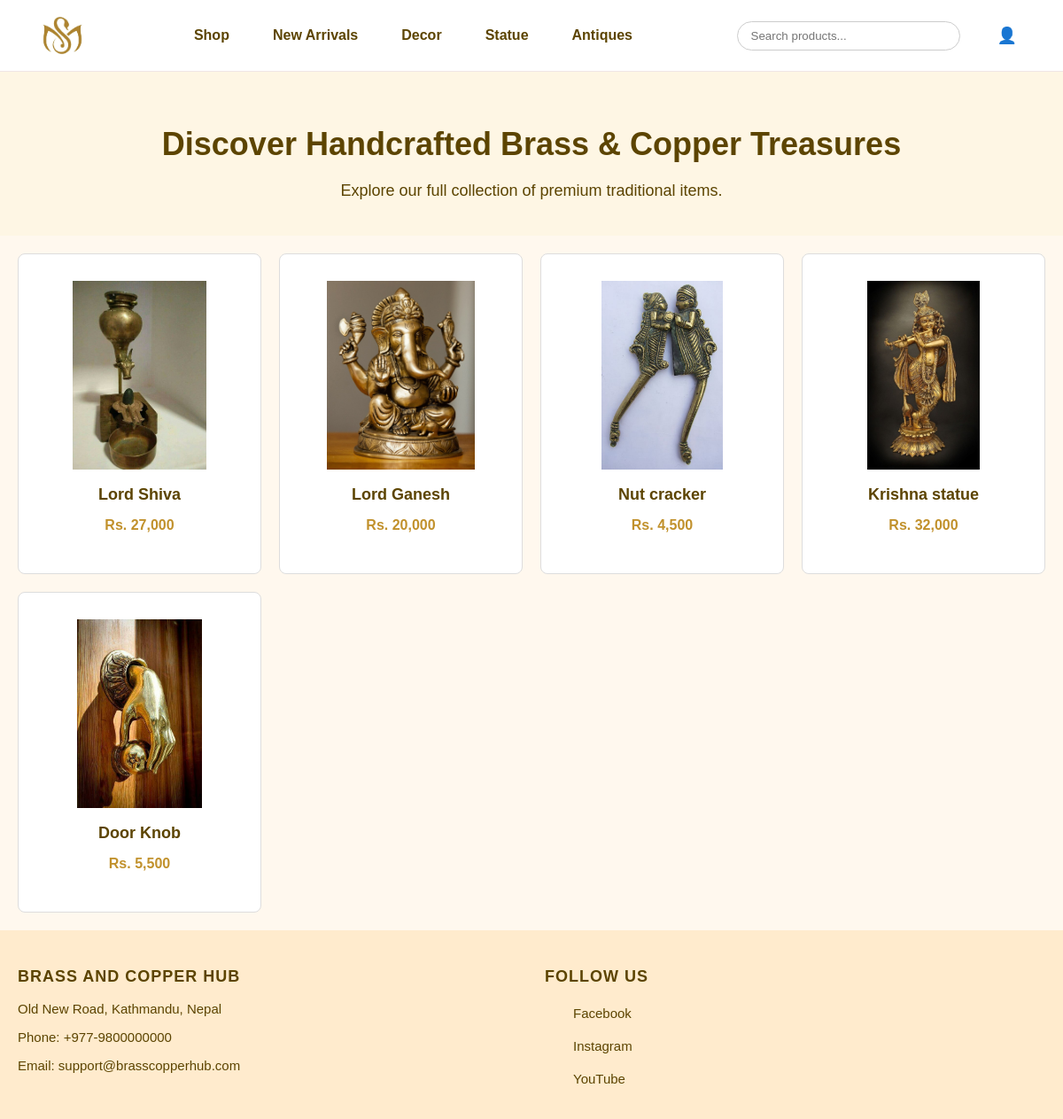
The page /shop.php on the database its author committed.
### tables this page shows
CREATE TABLE `products` (
  `id` int(11) NOT NULL,
  `name` varchar(100) NOT NULL,
  `description` text DEFAULT NULL,
  `price` decimal(10,2) NOT NULL,
  `image` varchar(255) DEFAULT NULL,
  `category_id` int(11) DEFAULT NULL
);

### shop.php (the view, shortened to what this page needs)
<?php
include 'db.php';
$sql = "SELECT * FROM products ORDER BY id DESC";
$result = $conn->query($sql);
?>
<!DOCTYPE html>
<html lang="en">
<head>
  <link rel="stylesheet" href="shop.css" />
  <link rel="stylesheet" href="style.css" />
</head>
<body>
<?php include 'navbar.php'; ?>
<section class="shop-hero">
  <h1>Discover Handcrafted Brass & Copper Treasures</h1>
  <p>Explore our full collection of premium traditional items.</p>
</section>
<div class="container">
  <section class="product-grid">
    <?php if ($result->num_rows > 0): ?>
      <?php while ($product = $result->fetch_assoc()): ?>
        <div class="product-card"
          data-name="<?php echo htmlspecialchars($product['name']); ?>"
          data-price="<?php echo $product['price']; ?>"
          data-description="<?php echo htmlspecialchars($product['description']); ?>"
          data-image="image/<?php echo htmlspecialchars($product['image']); ?>"
          data-id="<?php echo $product['id']; ?>"
          onclick="openModal(this)">
          <div class="product-image-wrapper">
          <img src="image/<?php echo htmlspecialchars($product['image']); ?>" alt="<?php echo htmlspecialchars($product['name']); ?>">
      </div>
          <h3><?php echo htmlspecialchars($product['name']); ?></h3>
          <p class="price">Rs. <?php echo number_format($product['price']); ?></p>
        </div>
      <?php endwhile; ?>
    <?php else: ?>
      <p>No products available.</p>
    <?php endif; ?>
  </section>
</div>
<?php include 'footer.php'; ?>
</body>
</html>

### shop.css (style rules this page uses)
body { margin: 0; font-family: Arial, sans-serif; background-color: #fff8ee; color: #5c4400; font-size: 18px; }
.shop-hero { text-align: center; padding: 20px 20px; background-color: #fef6e4; color: #5c4400; }
.shop-hero h1 { font-size: 36px; margin-bottom: 10px; }
.shop-hero p { font-size: 18px; margin-top: 0; }
.product-grid { display: grid; grid-template-columns: repeat(auto-fill, minmax(270px, 1fr)); gap: 20px; justify-content: center; padding: 20px; max-width: 1200px; margin: 0 auto; }
.product-card { border: 1px solid #ddd; padding: 30px; border-radius: 8px; background-color: #fff; transition: transform 0.2s; text-align: center; }
.product-image-wrapper { background-color: #fff; aspect-ratio: 1 / 1; overflow: hidden; margin-bottom: 15px; border-radius: 6px; }
.product-image-wrapper img { width: 100%; height: 100%; object-fit: contain; object-position: center; }
.product-card h3 { font-size: 18px; margin-bottom: 10px; color: #5c4400; }
.product-card .price { color: #c1912c; font-weight: bold; margin-bottom: 15px; font-size: 16px; }

### style.css (style rules this page uses)
body { margin: 0; padding: 0; font-family: Arial, sans-serif; background-color: #fff8ee; color: #5c4400; width: 100%; font-size: 18px; }
h1 { font-size: 50px; line-height: 64px; color: #5c4400; }
p { font-size: 16px; margin: 15px 0 20px 0; color: #5c4400; }

### rows shown on the page
products: image (picture), name "Lord Shiva", price "27,000"
products: image (picture), name "Lord Ganesh", price "20,000"
products: image (picture), name "Nut cracker", price "4,500"
products: image (picture), name "Krishna statue", price "32,000"
products: image (picture), name "Door Knob", price "5,500"
